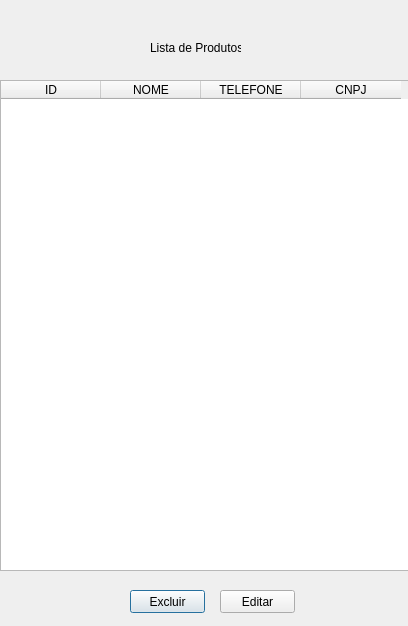
<?xml version="1.0" encoding="UTF-8"?>
<ui version="4.0">
 <class>Dialog</class>
 <widget class="QDialog" name="Dialog">
  <property name="geometry">
   <rect>
    <x>0</x>
    <y>0</y>
    <width>408</width>
    <height>626</height>
   </rect>
  </property>
  <property name="windowTitle">
   <string>Dialog</string>
  </property>
  <widget class="QTableWidget" name="tableWidget">
   <property name="geometry">
    <rect>
     <x>0</x>
     <y>80</y>
     <width>411</width>
     <height>491</height>
    </rect>
   </property>
   <column>
    <property name="text">
     <string>ID</string>
    </property>
   </column>
   <column>
    <property name="text">
     <string>NOME</string>
    </property>
   </column>
   <column>
    <property name="text">
     <string>TELEFONE</string>
    </property>
   </column>
   <column>
    <property name="text">
     <string>CNPJ</string>
    </property>
   </column>
  </widget>
  <widget class="QPushButton" name="pushButton">
   <property name="geometry">
    <rect>
     <x>130</x>
     <y>590</y>
     <width>75</width>
     <height>23</height>
    </rect>
   </property>
   <property name="text">
    <string>Excluir</string>
   </property>
  </widget>
  <widget class="QPushButton" name="pushButton_2">
   <property name="geometry">
    <rect>
     <x>220</x>
     <y>590</y>
     <width>75</width>
     <height>23</height>
    </rect>
   </property>
   <property name="text">
    <string>Editar</string>
   </property>
  </widget>
  <widget class="QLabel" name="label">
   <property name="geometry">
    <rect>
     <x>150</x>
     <y>40</y>
     <width>91</width>
     <height>16</height>
    </rect>
   </property>
   <property name="text">
    <string>Lista de Produtos</string>
   </property>
  </widget>
 </widget>
 <resources/>
 <connections/>
</ui>
